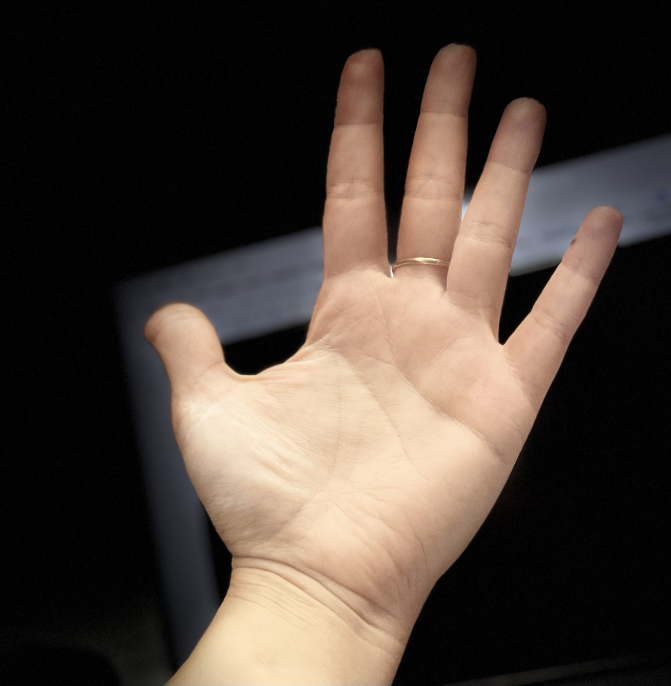
#> input picture data_aquisition/images/Abduction.JPG, 2013 x 2057 px (shown at 1/3 size)
$ python -i test.py   (imports and definitions only)
#> lines starting #> are read from the running program, lines starting #| are printed output that depends on the picture
#> further down, picture is the input picture: PIL image 2013x2057 RGB; mean R, G, B 76, 64.6, 56.5
from psychopy import visual, core, event, gui, data
from psychopy.hardware import keyboard
from psychopy.constants import (NOT_STARTED, STARTED, PLAYING, PAUSED, STOPPED, FINISHED)
import os
from PIL import Image
import random
from pathlib import Path
import argparse
from threading import Thread
from multiprocessing import Process
from matplotlib.animation import FuncAnimation
import matplotlib.pyplot as plt
import numpy as np

try:
    from Leap import LeapRecorder, LeapVisuzalizer
except:
    print("Leap Motion SDK not found. Leap Motion data will not be recorded.")

from streamer import Data, Viz, EmgVisualizer


class Experiment:
    def __init__(self, num_repetaions=5, gesture_duration=5, rest_duration=5, gesture_directory=None, record=False):

        self.color_palette = {
            'background': (0.9, 0.9, 0.9),  # Light gray for background
            'text': (-1, -1, -1),  # Black for text
            'pause_button': (0.4, 0.4, 0.8),  # Blue for pause button
            'stop_button': (0.8, 0.4, 0.4),  # Red for stop button
        }

        self.num_repetaions = num_repetaions
        self.gesture_duration = gesture_duration
        self.rest_duration = rest_duration
        self.current_gesture_index = 0
        self.gesture_directory = gesture_directory
        self.record = record
        self.exp_info = {}
        self.exp_num = 0
        self.quit_key = 'q'


        self.data_dir = Path(__file__).parent.parent / 'dataset'

        # makedir if it doesn't exist
        self.data_dir.mkdir(parents=True, exist_ok=True)

        # recording objects
        self.emg_data = None
        self.leap_data = None

    # [55 lines left out: functions _init_window, collect_participant_info, not called in this run]


    def resize_and_crop(self, pil_image):
        screen_width, screen_height = 800, 600
        print(screen_width, screen_height)
        image_width, image_height = pil_image.size
#> image_width = 2013; image_height = 2057
        image_aspect = image_width / image_height
#> image_aspect = 0.979
        screen_aspect = screen_width / screen_height


        if image_aspect > screen_aspect:
            new_width = int(image_aspect * screen_height)
            pil_image = pil_image.resize((new_width, screen_height))
        else:
            new_height = int(screen_width / image_aspect)
#> new_height = 817
            pil_image = pil_image.resize((screen_width, new_height))
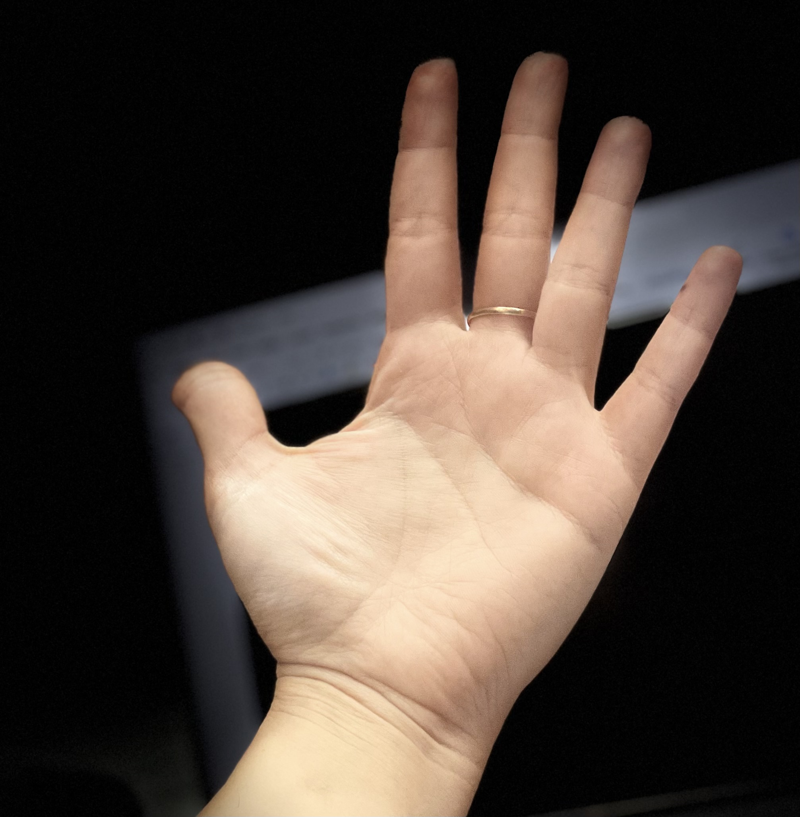
#> pil_image: PIL image 800x817 RGB; mean R, G, B 76, 64.6, 56.5

        crop_x = (pil_image.width - screen_width) / 2
#> crop_x = 0
        crop_y = (pil_image.height - screen_height) / 2
#> crop_y = 108.5
        cropped_image = pil_image.crop((crop_x, crop_y, crop_x + screen_width, crop_y + screen_height))
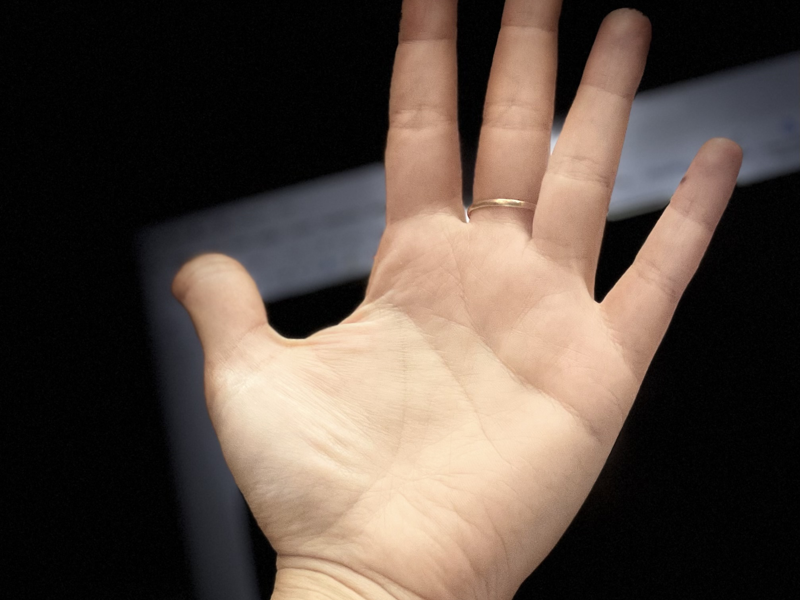
#> cropped_image: PIL image 800x600 RGB; mean R, G, B 88.6, 75.1, 66.2
        return cropped_image

    # [15 lines left out: function load_gesture_images, not called in this run]

    def check_quit_key(self):
        if event.getKeys(keyList=[self.quit_key]):
            core.quit()


    # [12 lines left out: function pause_experiment, not called in this run]

    def stop_experiment(self):
        self.running = False

    # [311 lines left out: functions show_countdown, show_gesture, update_gesture, trigger, do_experiment, do_visualise and 5 more, not called in this run]


class testClass(Thread):
    def __init__(self):
        super().__init__()
        self.is_runnig = False

    # [12 lines left out: functions run, stop, not called in this run]

# [6 lines not run here, left out]


>>> from PIL import Image
>>> picture = Image.open('images/Abduction.JPG')
>>> result = Experiment().resize_and_crop(picture)
